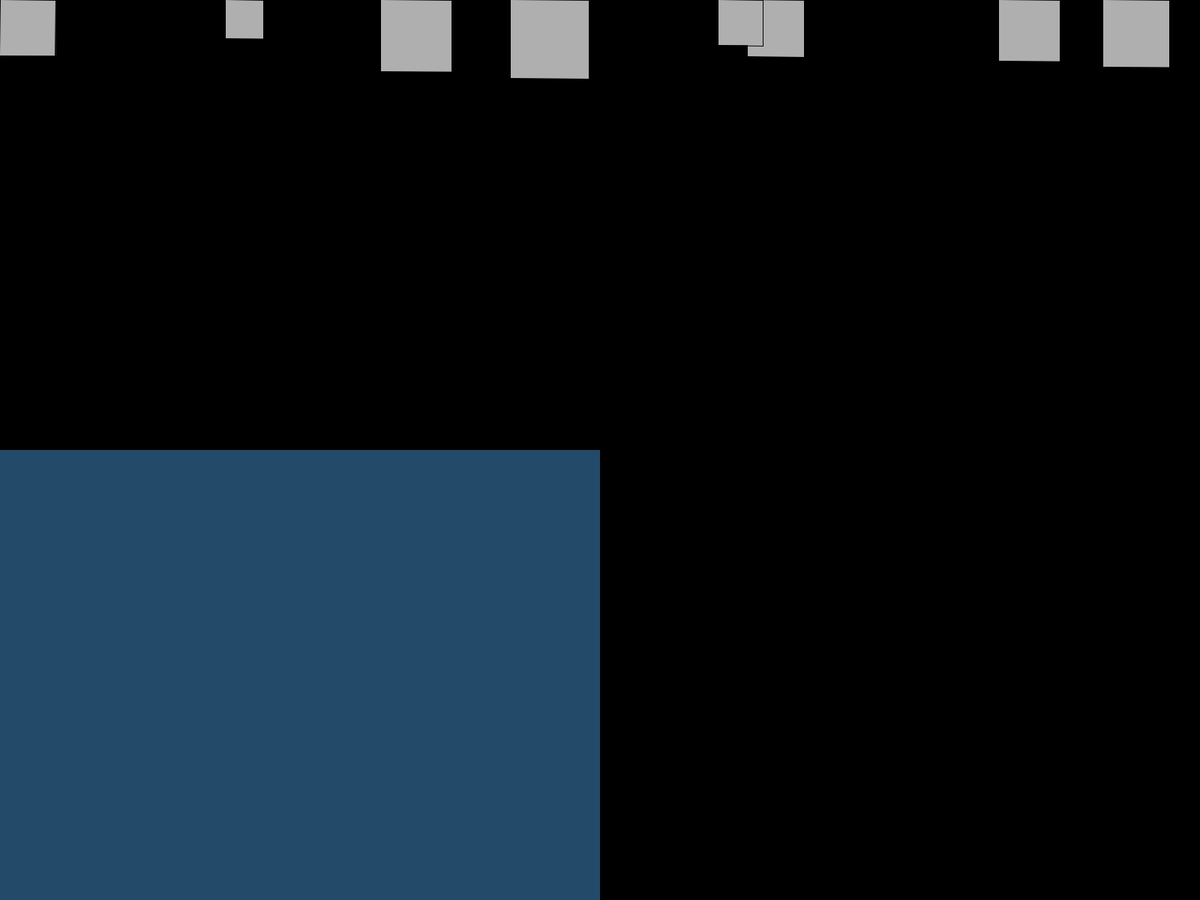
Frame 1 (no input)
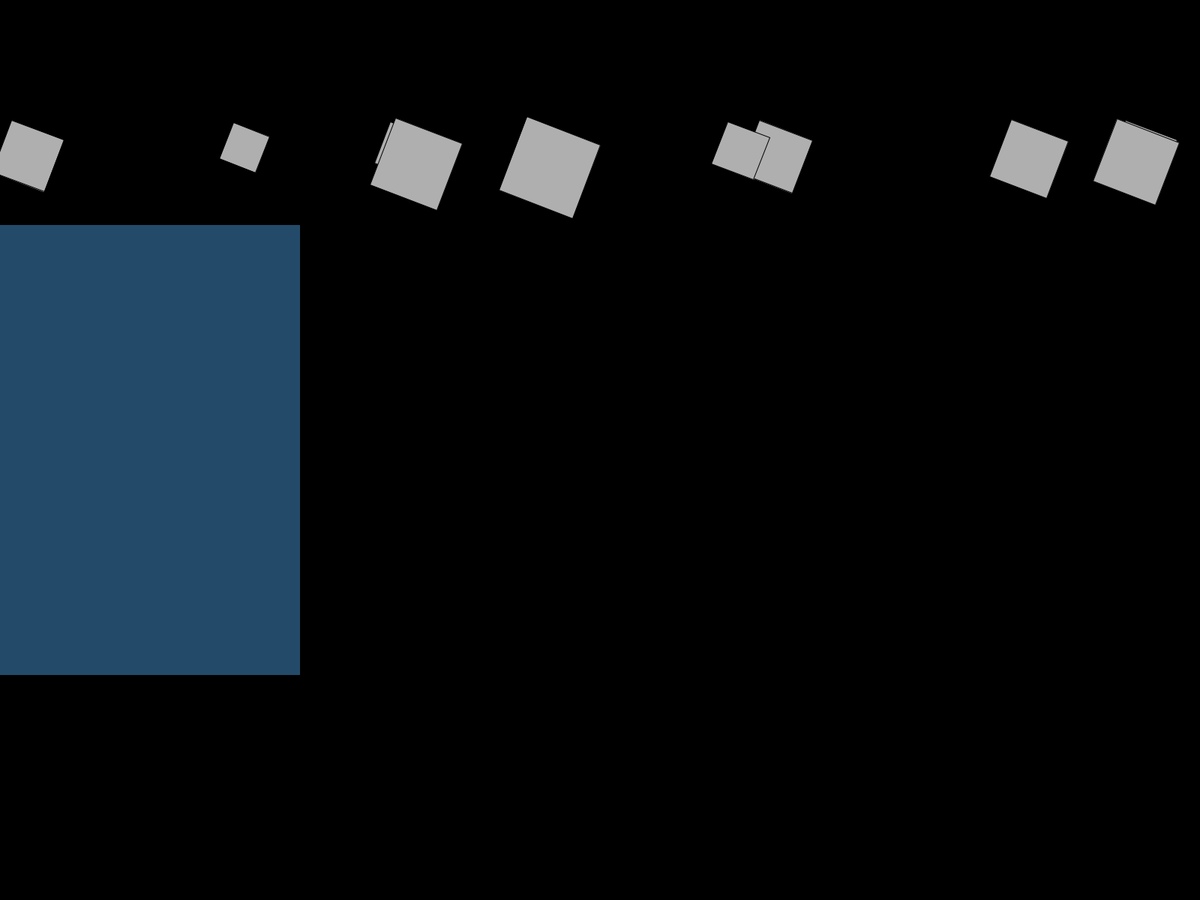
Frame 60 (the mouse pressed at the canvas centre just before this capture)
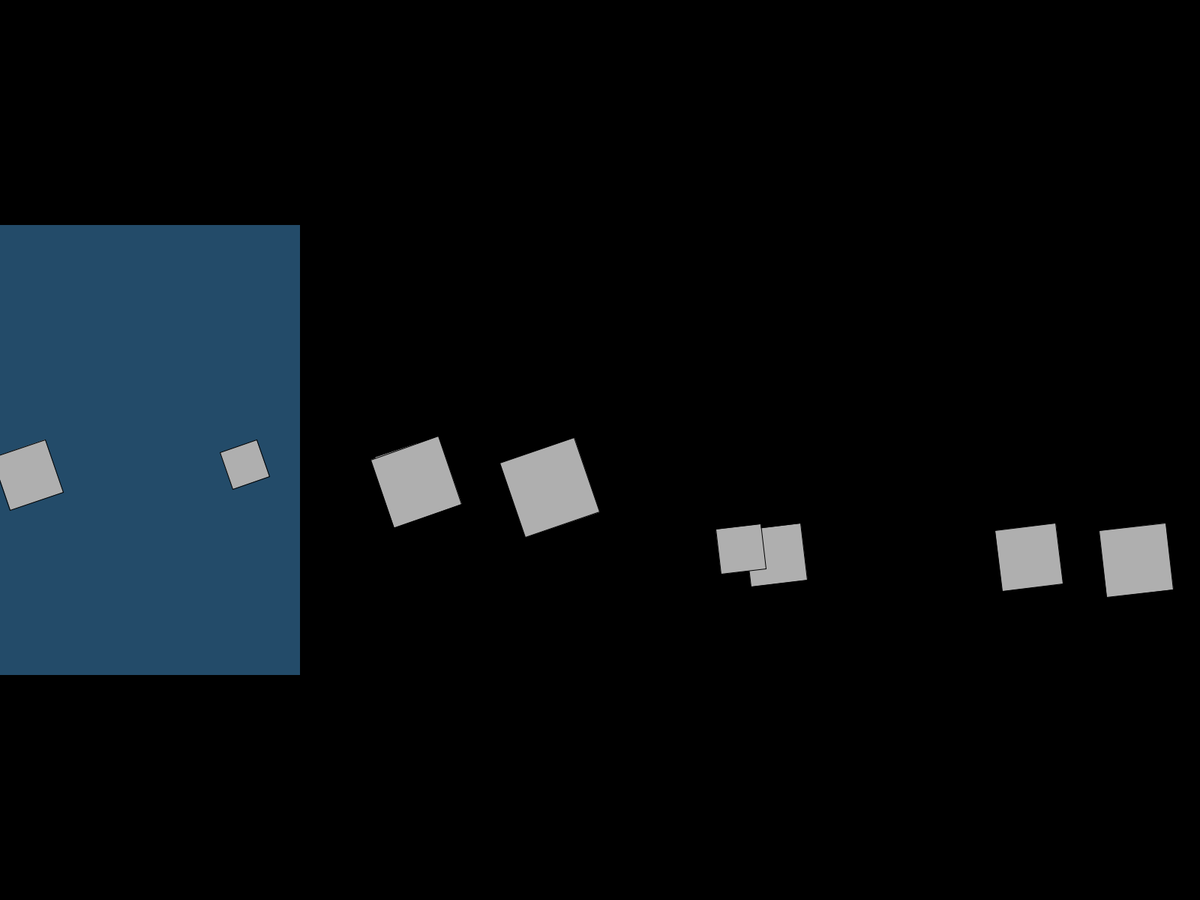
Frame 120 (the mouse held since frame 60 and released just before this capture)

The Processing sketch that drew these frames (run headless with seeded random() and noise(); from frame 60 on, the mouse is pressed at the canvas centre):

// Processing sketch: WalkerClass
// ── WalkerClass.pde
Mover[] movers = new Mover[10];
Liquid liquid;

void setup() {
  fullScreen();

  for (int i = 0; i < movers.length; i++) {
    movers[i] = new Mover(random(width), 0, random(25, 75));
  }

  liquid = new Liquid(0, height / 2, width / 2, height / 2, 2);
}

void draw() {
  background(0);
  liquid.display();
  for (int i = 0; i < movers.length; i++) {  
    movers[i].applyForce(new PVector(0, 0.1 * movers[i].mass));
    //movers[i].applyForce(new PVector(0.1, 0));
    movers[i].update();
    movers[i].checkEdges();
    movers[i].display();
    if (movers[i].isInside(liquid)) movers[i].drag(liquid);
  }
}

// ── Liquid.pde
class Liquid {
  float x, y, w, h;
  float c;
  Liquid(float x_, float y_, float w_, float h_, float c_) {
    x = x_;
    y = y_;
    w = w_;
    h = h_;
    c = c_;
  }
  void display() {
    noStroke();
    fill(70, 150, 210, 127);
    rect(x, y, w, h);
  }
}

// ── Mover.pde
class Mover {
  PVector location, velocity, acceleration;
  float mass, angle, angleVelocity = 0, angleAcceleration = 0;

  Mover(float px, float py, float m) {
    location = new PVector(px, py);
    acceleration = new PVector(0, 0);
    velocity = new PVector(0, 0);
    mass = m;
  }

  void update() {
    velocity.add(acceleration);  
    location.add(velocity);


    angleAcceleration = acceleration.y / 500.0;
    angleVelocity += angleAcceleration;
    angle += angleVelocity;

    acceleration.mult(0);
  }

  void display() {
    stroke(0);
    fill(175);

    pushMatrix();
    rectMode(CENTER);
    translate(location.x, location.y);
    rotate(angle);

    rect(0, 0, mass * 2, mass * 2);
    popMatrix();
  }

  void applyForce(PVector force) {
    PVector f = PVector.div(force, mass);
    acceleration.add(f);
  }

  void checkEdges() {
    if (location.x + mass > width) {
      location.x = width - mass;
      velocity.x *= -1;
    } else if (location.x - mass < 0) {
      velocity.x *= -1;
      location.x = mass;
    }
    if (location.y + mass > height) {
      velocity.y *= -1;
      location.y = height - mass;
    } else if (location.y - mass < 0) {
      velocity.y *= -1;
      location.y = mass;
    }
  }

  boolean isInside(Liquid l) {
    if (location.x>l.x && location.x<l.x+l.w && location.y>l.y && location.y<l.y+l.h) {
      return true;
    } else {
      return false;
    }
  }

  void drag(Liquid l) {
    float speed = velocity.mag();
    float dragMagnitude = l.c * speed * speed; 
    PVector drag = velocity.get();
    drag.mult(-1);
    drag.normalize();
    drag.mult(dragMagnitude);
    applyForce(drag);
  }
}
